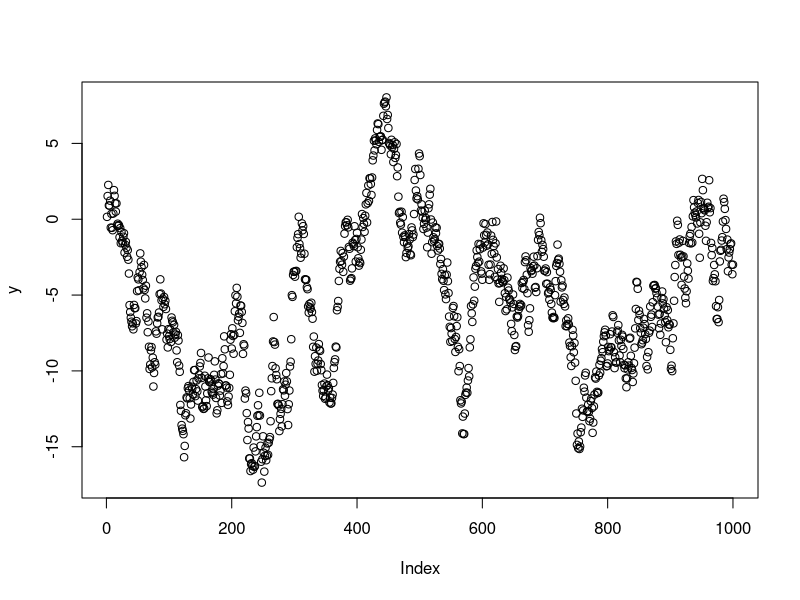
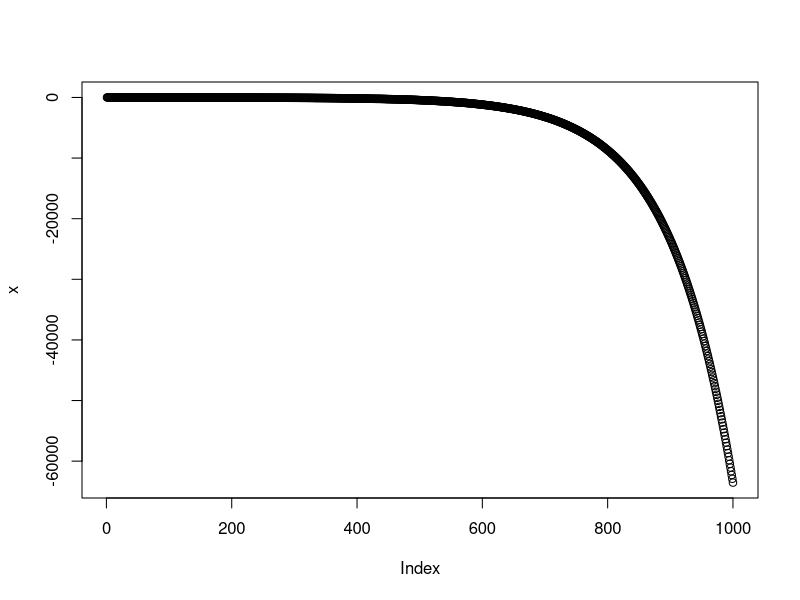

Write R code to recreate these figures, in order.
######################
ADF <- function(y_t,lags=floor(12*((length(y_t)/100)^(0.25))),trend=T){
  if(lags>=length(y_t)){stop("Number of lags cannot exceed N!")} #need sufficient time span
  #https://papyrus.bib.umontreal.ca/xmlui/bitstream/handle/1866/2114/9423.pdf
  y <- timeSeries::as.timeSeries(as.vector(y_t)) #lags and such only work on this class
  A <- list() -> R #placeholders needed for later
  DF <- do.call(what = "rbind.data.frame", #these are the Dickey-Fuller bootstrapped t-statistics 
                list(c(25,-3.00,-3.60),    #for testing unit roots at the 5% significance level
                     c(50,-2.93,-3.50),
                     c(100,-2.89,-3.45),
                     c(250,-2.88,-3.43),
                     c(500,-2.87,-3.42),
                     c(1000,-2.86,-3.41)))
  colnames(DF) <- c("n","trend.5","notrend.5") #they differ on whether or not trend is assumed
  #################
  for(j in 1:lags){ #default number of lags from rule of thumb in Schwert (1989)
    tam <- list() #another placeholder for immediately below
    ##############
    for(i in 1:j){
      tam[[i]] <- paste0("diff(lag(y,",i,"))") #setting up the ADF functional form
    }#
    R[[j]] <- as.formula(ifelse(trend==T, #take the user's inputs for trend inclusion and create functional forms
                                paste0("diff(y)~c(1:length(y_t))+lag(y,1)+",
                                       paste(unlist(tam),collapse = "+")),
                                paste0("diff(y)~lag(y,1)+",paste(unlist(tam),collapse = "+"))))
    A[[j]] <- AIC((lm(R[[j]]))) #store the AIC values in a list
  }
  temp <- R[[which(unlist(A)==min(unlist(A)))]] #select the number of lags with minimum AIC
  booboo <- ifelse(trend==F, #take the "best" number of lags model and test the null of non-stationarity
                   DF[(as.numeric(length(y_t)>DF$n)[1]),"notrend.5"],
                   DF[(as.numeric(length(y_t)>DF$n)[1]),"trend.5"])
  roo <- ifelse(coef(summary(lm(temp)))["lag(y, 1)",3]<booboo, #print output
                (list(paste(c("Reject Presence of Unit Root: Time Series is Stationary",
                              paste("rho=",round(coef(summary(lm(temp)))["lag(y, 1)",1],4)+1),
                              paste("t-value=",round(coef(summary(lm(temp)))["lag(y, 1)",3],4)))))),
                (list(c("Fail to Reject Unit Root: Time Series is Non-Stationary",
                        paste("rho=",round(coef(summary(lm(temp)))["lag(y, 1)",1],4)+1),
                        paste("t-value=",round(coef(summary(lm(temp)))["lag(y, 1)",3],4))))))
  return(roo)
}

############################Simple example: two time series
set.seed(1234567)
eps  <- rnorm(1000)
eps2 <- rnorm(1000)
y <- eps #initialize the stationary time series
x <- eps2 #initialize the non-stationary time series
for (t in 2:1000) {
  y[t] <- y[t-1] + eps[t] #coefficient is exactly one
  x[t] <- 1.01*x[t-1] + eps2[t] #coefficient is slightly larger than 1 (explosive)
}
plot(y) #plot the stationary series
ADF(y) #test for nonstationarity (should reject)
plot(x) #plot the non-stationary series
ADF(x) #test for nonstationarity (should fail to reject)
